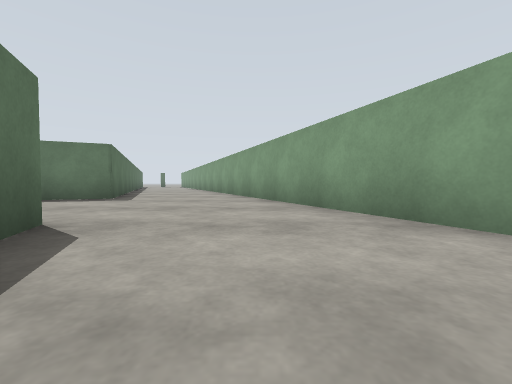
View 1 (above)

12 first-person views from a walk through a world built for the Gazebo simulator. The camera is 0.72 m above the floor, tilts 2° down and sees 90° across. The floor is counted in squares, 2 m on a side. Each view is taken from the middle of a square. On the plan, view 1 faces up. The plan holds only what a view shows up to about 9 squares ahead; the rest is blank. The place goes on beyond the plan.

View 2
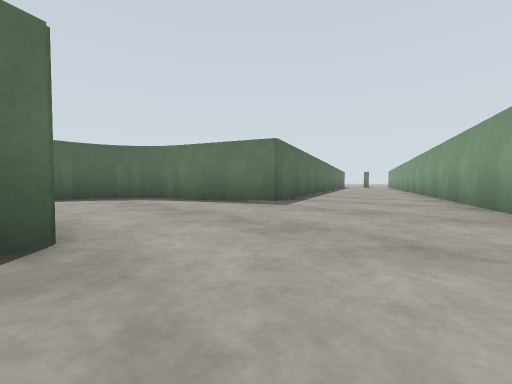

View 3
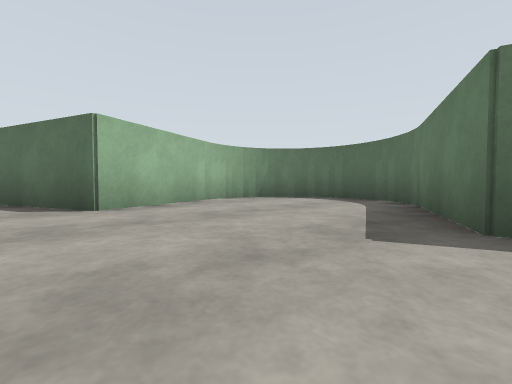

View 4
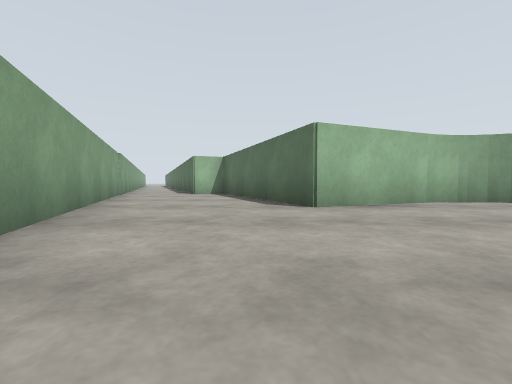

View 5
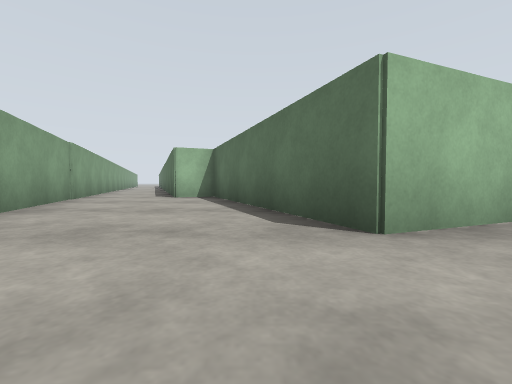

View 6
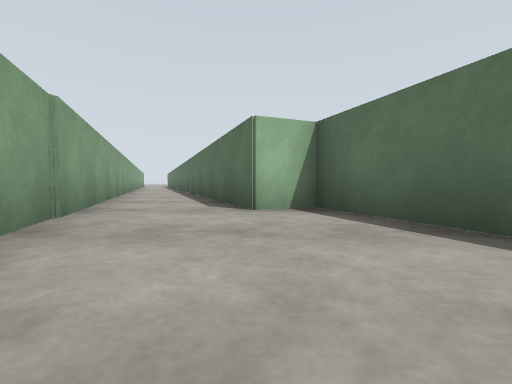

View 7
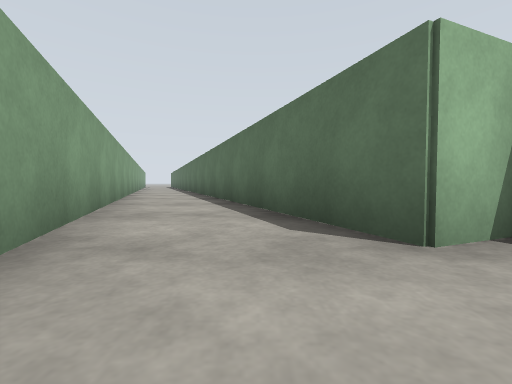

View 8
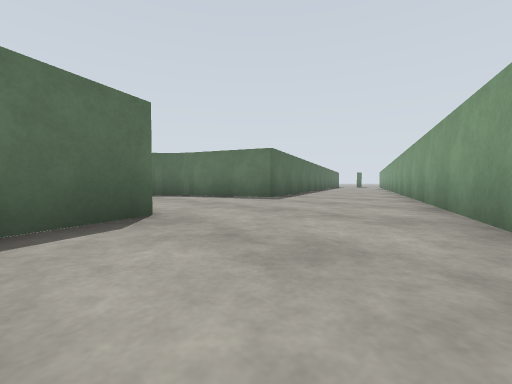

View 9
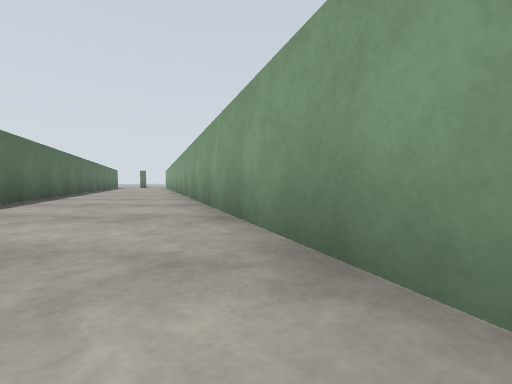

View 10
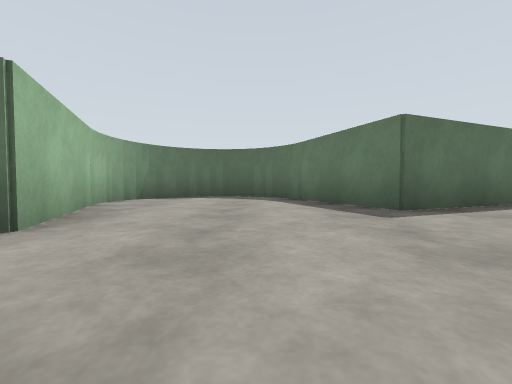

View 11
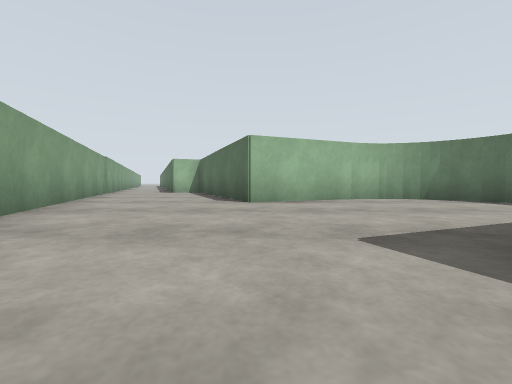

View 12
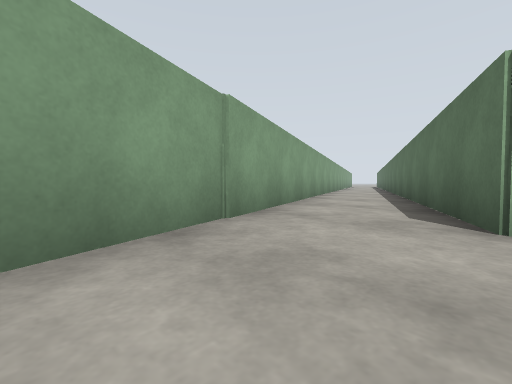

### Floor plan
Points are (right, up) in squares from view 1. A wall is a line through its corners. A room is listed if a view was taken in it or the views show most of it. See-through windows are left out.
Room 1 (views 1, 2, 6, 8)
walls: (-1.4, 1.1) (-0.7, -0.8); (2.1, 0.8) (1.3, 2.9)
ways out: opening at (0, 2) to room 2; opening at (1, 0) to room 3
Room 2 (views 3, 4, 5, 9, 10, 11)
walls: (-6.1, 4.7) (-6.5, 4.2); (-6.3, 4.5) (-6.8, 3.7); (-6.8, 3) (-6.7, 2.5) (-6.4, 1.9) (-5.8, 1.5) (-5.2, 1.2) (-4.5, 1.2) (-1.9, 2.2) (-1.4, 1.1); (-5.4, 1.3) (-4.9, 1.2) (-4.2, 1.3); (-6.5, 2.1) (-6, 1.5); (1.3, 2.9) (-1.4, 9.6); (-4.8, 9.6) (-3.3, 5.9) (-5.8, 4.9) (-6.5, 4.4) (-6.8, 3.6) (-6.8, 2.7)
ways out: opening at (0, 2) to room 1
Room 3 (views 7, 12)
walls: (1, -2.4) (1.6, -3.9); (3.7, -3.1) (2.1, 0.8); (-0.7, -0.8) (0.1, -2.8)
ways out: opening at (1, 0) to room 1
Room 4 (no view inside)
walls: (1.6, -3.9) (4, -9.9); (5.9, -8.6) (3.7, -3.1)

Positions as (right, up) in squares from view 1, and headings:
1: (0, 0), facing up
2: (0, 2), facing up-left
3: (-1, 6), facing down-left
4: (-1, 6), facing down
5: (-1, 4), facing down
6: (1, 1), facing down
7: (2, -1), facing down
8: (1, 1), facing up-left
9: (0, 4), facing up
10: (0, 4), facing left
11: (-2, 7), facing down
12: (1, 0), facing down-right
